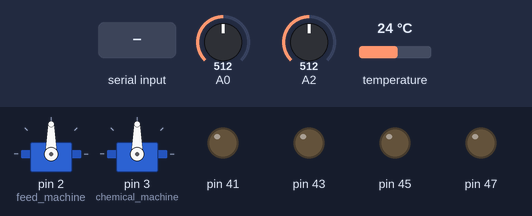
Bench run of a sketch on a simulated Arduino Mega 2560, built with avr-gcc and run on an emulated ATmega2560. Shown: 2 × servo, output pins drawn as LEDs (lit = HIGH). The test bench sets the inputs (shaded band); at power-on: A2 = 512, A0 = 512, temperature 24 °C.

Above: at 1.2 s.
1.3 s: A2 set to 427
3.7 s: A2 set to 399
At 5.7 s:
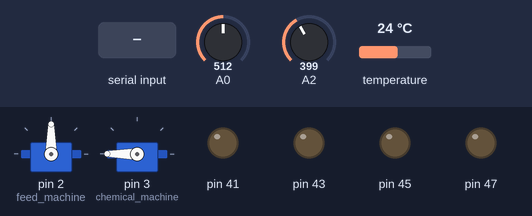
16.5 s: "LF\n" received over the second serial link
At 17.8 s:
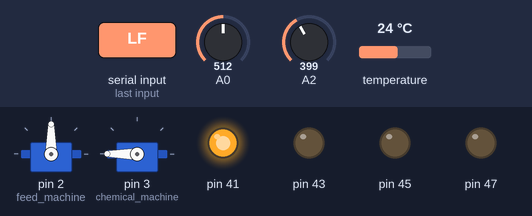
26.5 s: "LB\n" received over the second serial link
At 27.8 s:
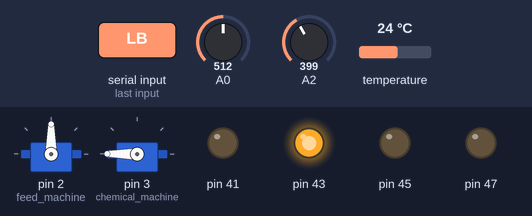
36.5 s: "RB\n" received over the second serial link
At 37.8 s:
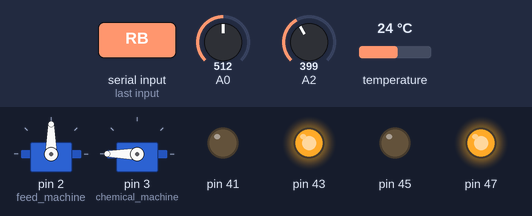
46.5 s: "LF\n" received over the second serial link
At 47.8 s:
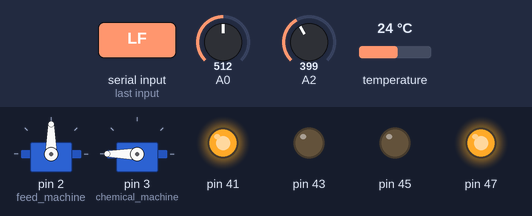
Timing chart, 0 to 56.5 s (numbered marks = the images above; inputs shaded):
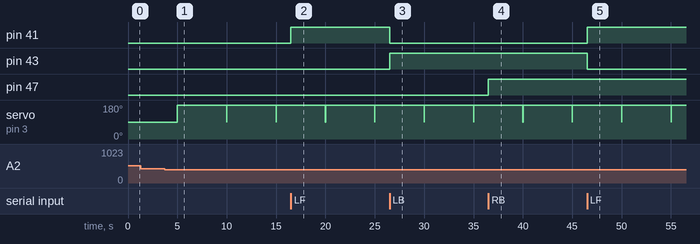

The sketch:

main.ino
```cpp
#include "heat_resistor.h"
#include "motors.h"
#include "tds.h"
#include "timer.h"
#include "uarttransfer.h"
#include "bt_contorl.h"
#include "supply.h"
#include "phMeter.h"
#include <SoftwareSerial.h>
#include <ArduinoJson.h>
DualMotor engine(41,43,45,47);
TdsSensor tds1(A0);
Timer timer;
// BTcontorl contorl1(/*TX = */18, /*RX = */19);
BTcontorl2 contorl1(115200);
// HRmod waterTemp(A1);
supply2 feed_machine;
supply2 chemical_machine;
PhMeter phmeter(A2);
DS18B20 heat_sen(A3);

double trigger_ph = 7.0;
void setup(){
    Serial.begin(115200);
    // engine.enable_EN(39, 49);
    // feed_machine.enable_EN(26);
    feed_machine.set_supply_interval(2*60*60*1000);
    // chemical_machine.enable_EN(36);
    timer.add(transfer_data,/*delayTime = */ 200);
    feed_machine.attach(2);
    chemical_machine.attach(3);
    engine.stop();
}
void loop(){
    phmeter.start_service();
    feed_machine.start_service();
    chemical_machine.start_service();
    check_ph();
    heat_sen.start_service();
    timer.execute();
    engine.move();
    if(contorl1.receive()){
        handle_command(contorl1.getstr());
    }
    delay(1);
}
void transfer_data(){
    DynamicJsonDocument values(200);
    values["tds"] = tds1.value();
    values["temp"] = heat_sen.value();
    values["ph"] = phmeter.val();

    String values_o;
    serializeJson(values, values_o);
    contorl1.send(values_o);
    // Serial.println(values_o);
}
void handle_command(String inp){
    // Serial.println(inp);
    if(inp=="LF"){
        engine.set_left_speed(1);
    }
    if(inp=="LS"){
        engine.set_left_speed(0);
    }
    if(inp=="LB"){
        engine.set_left_speed(-1);
    }
    if(inp=="RF"){
        engine.set_right_speed(1);
    }
    if(inp=="RS"){
        engine.set_right_speed(0);
    }
    if(inp=="RB"){
        engine.set_right_speed(-1);
    }
    if(inp=="FeedOn"){
        feed_machine.toggle_supply();
    }
    if(inp=="FeedOff"){
        feed_machine.stop_supply();
    }
    if(inp=="ChemOn"){
        chemical_machine.toggle_supply();
    }
    if(inp=="ChemOff"){
        chemical_machine.stop_supply();
    }
    if(inp.indexOf("Spd")!=-1){
        String s;
        int l = inp.length();
        for(int a=3;a<l;a++){
            s += inp[a];
        }
        double s2 = (double)(s.toInt())/(double)100;
        engine.set_speed(s2);
    }
    if(inp.indexOf("phTri")!=-1){
        String s;
        int l = inp.length();
        for(int a=5; a<l;a++){
            s += inp[a];
        }
        double s2 = (double)(s.toInt())/(double)100;
        trigger_ph = s2;
    }
}
void check_ph(){
    double ph = phmeter.val();
    if(ph < trigger_ph && chemical_machine.check_supplying() == false){
        chemical_machine.toggle_supply(5000);
    }
}

/*13th commit*/
```

bt_contorl.h
```cpp
#ifndef BT_CONTORL_FS5438
#define BT_CONTORL_FS5438 1
#include <SoftwareSerial.h>
void filter_str(String&);
class BTcontorl: public SoftwareSerial{
    private:
        int txPin;
        int rxPin;
        String receive_buffer;
    public:
        BTcontorl(const int txp, const int rxp, unsigned long baudRate = 115200):
            SoftwareSerial(rxp, txp)
        {
            begin(baudRate);
            txPin = txp;
            rxPin = rxp;
        }
        bool receive(){
            if(this->available()){
                Serial.println("Receiving...");
                receive_buffer = "";
                while (available()){
                    char t = read();
                    while(t != '\n'&& t != '\0'){
                        receive_buffer += t;
                        t = read();
                        delay(1);
                    }
                }
                return true;
            }else{
                return false;
            }
        }
        void send(String inp){
            println(inp);
        }
        String getstr(){
            return receive_buffer;
        }
};
class BTcontorl2{
    private:
        String receive_buffer;
    public:
        BTcontorl2(unsigned long baudRate){
            Serial1.begin(baudRate);
        }
        bool receive(){
            if(Serial1.available()){
                receive_buffer = "";
                if (Serial1.available()){
                    char t = Serial1.read();
                    while(t != '\n'&& t != '\0'){
                        if(t >= 33 && t <= 126){
                            receive_buffer += t;
                        }
                        t = Serial1.read();
                        // delay(10);
                    }
                }
                // receive_buffer = Serial1.readString();
                filter_str(receive_buffer);
                return true;
            }else{
                return false;
            }
        }
        void send(String &inp){
            Serial1.println(inp.c_str());
        }
        String getstr(){
            return receive_buffer;
        }
};
void filter_str(String &inp){
    String out;
    int l = inp.length();
    for(int a=0; a<l;a++){
        if(inp[a]>=32 && inp[a]<=126){
            out += inp[a];
        }
    }
    inp = out;
}
#endif
```

heat_resistor.h
```cpp
#ifndef HEAT_RESISTOR_FJ3842
#define HEAT_RESISTOR_FJ3842 1
//注意：此程式只適用於一台Arduino連接一個DS18B20的狀況
#include <OneWire.h>
#include <DallasTemperature.h>
class HRmod{
    private:
        int recv_pin;
        int BETA = 3950;
        int max_val = 1023;
    public:
        HRmod(const int rpin,int mv = -1){
            recv_pin = rpin;
            pinMode(rpin,INPUT);
            if(mv!=-1){
                set_max_val(mv);
            }
        }
        void set_beta(int inp){
            BETA = inp;
            return;
        }
        void set_max_val(int inp){
            max_val = inp;
            return;
        }
        double value(){
            int analogValue = analogRead(recv_pin);
            analogValue = map(analogValue, 0, max_val, 0, 1023);
            double celsius = 1 / (log(1 / (1023. / analogValue - 1)) / BETA + 1.0 / 298.15) - 273.15;
            return celsius;
        }
};

#include<OneWire.h>
#include <DallasTemperature.h>
class DS18B20{
    private:
        OneWire onewire;
        DallasTemperature sensor;
        int sensorPin;
        double val;
        int measure_interval = 5000; // miliseconds
        unsigned long timenow = millis();
    public:
        DS18B20(const int p){
            sensorPin = p;
            onewire.begin(p);
            sensor.setOneWire(&onewire);
            sensor.begin();
        }
        void begin(){
            sensor.begin();
        }
        double measure_value(){
            sensor.requestTemperatures();
            double out = sensor.getTempCByIndex(0);
            return out;
        }
        double value(){
            return val;
        }
        void start_service(){
            if(millis() - timenow >= measure_interval){
                timenow = millis();
                val = measure_value();
            }
        }
};
#endif
```

motors.h
```cpp
#ifndef MOTORS_GH2842
#define MOTORS_GH2842 1
#include<math.h>

class Motor{
    protected:
        int pin1;
        int pin2;
        int ENpin;
        bool haveEN = false;

        double pid = 1;
        double speed = 0;
        int analog_max = 1023;
    public:
        void init(const int p1, const int p2){
            pin1 = p1;
            pin2 = p2;
            pinMode(p1, OUTPUT);
            pinMode(p2, OUTPUT);
            return;
        }
        void enable_EN(const int enp){
            ENpin = enp;
            pinMode(enp, OUTPUT);
            haveEN = true;
            return;
        }
        void motor_turn(){
            static int s_before = -1;
            int s_in = analog_max*speed*pid;
            int s2;
            if(haveEN){
                analogWrite(ENpin, abs(s_in));
                s2 = analog_max;
            }else{
                s2 = abs(s_in);
            }
            if(s_in > 0){
                analogWrite(pin1, s2);
                analogWrite(pin2, 0);
            }else{
                analogWrite(pin1, 0);
                analogWrite(pin2, s2);
            }
        }
        void set_analog_max(int in){
            analog_max = in;
            return;
        }
        void set_speed(double inp){
            speed = inp;
            return;
        }
        void set_pid(double in){
            pid = in;
            return;
        }
        void stop(){
            speed = 0;
            analogWrite(pin1, 0);
            analogWrite(pin2, 0);

            if(haveEN){
                analogWrite(ENpin, 0);
            }
            return;
        }
};
class DualMotor{
    protected:
        double speed = 0.5;
        double leftspeed = 0;
        double rightspeed = 0;

        Motor mL;
        Motor mR;

        int fb = 1;
    public:
        DualMotor(const int l1,const int l2,const int r1,const int r2){
            mL.init(l1, l2);
            mR.init(r1, r2);
        }
        void enable_EN(const int enl,const int enr){
            mL.enable_EN(enl);
            mR.enable_EN(enr);
        }
        void move(){
            mL.set_speed(leftspeed*speed);
            mR.set_speed(rightspeed*speed);
            // Serial.print("L");
            mL.motor_turn();
            // Serial.print("R");
            mR.motor_turn();
        }
        void turn_deg(double deg_in){//0 is forward, clockwise
            int fb2 = fb;
            if(fb2 == 0){
                fb2 = 1;
            }
            if(deg_in<=180&&deg_in>=0){ //right
                leftspeed = fb2*1;
                rightspeed = fb2*sin(deg_in+90);
            }else if(deg_in<=0&&deg_in>=-180){ //left
                leftspeed = fb2*sin(deg_in+90);
                rightspeed = fb2*1;
            }
            return;
        }
        void set_analog_max(int inp){
            mL.set_analog_max(inp);
            mR.set_analog_max(inp);
            return;
        }
        void set_speed(double inp){
            speed = inp;
        }
        void set_left_speed(double inp){
            leftspeed = inp;
        }
        void set_right_speed(double inp){
            rightspeed = inp;
        }
        void set_pid(double inp){
            if(abs(inp-1.0)<=0.0001){
                mL.set_pid(1);
                mR.set_pid(1);
            }else if(inp>1.0){
                double pid_after = double(1.0/inp);
                mL.set_pid(pid_after);
                mR.set_pid(1);
            }else{
                mL.set_pid(1);
                mR.set_pid(inp);
            }
            return;
        }
        void stop(){
            mL.stop();
            mR.stop();
            leftspeed = 0;
            rightspeed= 0;
            fb = 0;
            return;
        }
        void back(){
            leftspeed = -1;
            rightspeed = -1;
            fb = -1;
            return;
        }
        void forward(){
            leftspeed = 1;
            rightspeed = 1;
            fb = 1;
            return;
        }
        int get_FB_state(){
            return fb;
        }
};
#endif
```

phMeter.h
```cpp
#ifndef PH_METER_DS3245
#define PH_METER_DS3245 1
class PhMeter{
    private:
        int sensorPin;
        double offset = 0.00;
        int sample_num = 40;
        int now_sample_num = 0;
        double pHvalue = 7.0;
        int *val_arr = nullptr;

        int get_val_delay = 20;
        int get_val_nowtime = millis();
    public:
        PhMeter(const int pin){
            // pinMode(pin, INPUT);
            val_arr = new int[sample_num];
            sensorPin = pin;
            return;
        }
        ~PhMeter(){
            delete[] val_arr;
        }
        void start_service();
        double val(){
            return pHvalue;
        }
        double avergearray(int*, int);
};

void PhMeter::start_service(){
    if(millis()-get_val_nowtime >= get_val_delay){
        // Record value
        val_arr[now_sample_num++] = analogRead(sensorPin);
        if(now_sample_num==sample_num){
            double vol = avergearray(val_arr, sample_num) * 5.0 / 1024.0;
            pHvalue =  3.5 * vol + offset;
            now_sample_num = 0;
        }
        get_val_nowtime = millis();
    }
}

double PhMeter::avergearray(int* arr, int number){
    /*Need reference of this section of code (function)*/
    int i;
    int max,min;
    double avg;
    long amount=0;
    if(number<=0){
        Serial.println("Error number for the array to averaging!/n");
        return 0;
    }
    if(number<5){   //less than 5, calculated directly statistics
        for(i=0;i<number;i++){
            amount+=arr[i];
        }
        avg = amount/number;
        return avg;
    }
    else{
        if(arr[0]<arr[1]){
            min = arr[0];max=arr[1];
        }
        else{
            min=arr[1];max=arr[0];
        }
        for(i=2;i<number;i++){
            if(arr[i]<min){
                amount+=min;        //arr<min
                min=arr[i];
            }
            else{
                if(arr[i]>max){
                    amount+=max;    //arr>max
                    max=arr[i];
                }
                else{
                    amount+=arr[i]; //min<=arr<=max
                }
            }//if
        }//for
        avg = (double)amount/(number-2);
    }//if
    return avg;
}
#endif
```

servo360.h
```cpp
#ifndef SERVO360_FDSH32819
#define SERVO360_FDSH32819 1
#include<Servo.h>
class Servo360: public Servo{
    protected:
        int servoPin;
        int roundtime = 550;

        int write_spd = 90;
        int nowtime = millis();
        int turn_delay_time = 0;

        int pause_delay = 30;
        bool pause = false;
    public:
        virtual void start_service(){
            write(write_spd);
            if(millis() - nowtime >= turn_delay_time){
                turn_delay_time = 0;
                write_spd = 90;
            }
        }
        void set_round_time(int inp){
            roundtime = inp;
            return;
        }
        void turn30(int dir){
            int turn_time = roundtime * (double(abs(30)) / double(360));
            if(dir){
                write_spd = 180;
            }else{
                write_spd = 90;
            }
            turn_delay_time = turn_time;
        }
        void turndeg(int deg){
            bool r_c = (deg >= 0);
            turn_delay_time = roundtime * (double(abs(deg)) / double(360));
            if(r_c){
                write_spd = 180;
            }else{
                write_spd = 0;
            }
            return;
        }

};
#endif
```

supply.h
```cpp
#ifndef SUPPLY_AS1203
#define SUPPLY_AS1203 1
#include "motors.h"
#include "servo360.h"
class Supply: public Motor{
    private:
        int supply_delay = 1000;
        unsigned long supply_interval = -1;
        int nowtime = millis();
        int nowtime_s = millis();
        bool supplying = false;
    public:
        Supply(const int p1, const int p2){
            init(p1, p2);
        }
        void start_service(){
            motor_turn();
            if(supplying){
                set_speed(1);
                if(millis() - nowtime_s >= supply_delay){
                    supplying = false;
                    stop();
                }
            }else{
                if(millis() - nowtime >= supply_interval && supply_interval != -1){
                    supply(true);
                }
            }
        }
        void set_supply_delay(int dt){
            supply_delay = dt;
            return;
        }
        void set_supply_interval(int it){
            supply_interval = it;
            return;
        }
        void supply(bool reset = false){
            nowtime_s = millis();
            supplying = true;
            if(reset){
                nowtime = millis();
            }
        }

};

class supply2: public Servo360{
    private:
        int supply_delay = 1000;
        unsigned long supply_interval = -1;
        int nowtime = millis();
        int nowtime_s = millis();
        bool supplying = false;

        bool toggle = false;
        unsigned long toggle_time = 0;
        unsigned long toggle_delay = 0;
    public:
        void start_service() override{
            if(supplying){
                write(180);
                if(millis() - nowtime_s >= supply_delay && toggle == false){
                    supplying = false;
                }
            }else{
                if(millis() - nowtime >= supply_interval && supply_interval != -1){
                    supply(/*reset = */true);
                }
            }

            if(toggle){
                supplying = true;
                if(millis() - toggle_time >= toggle_delay && toggle_delay != 0){
                    stop_supply();
                }
            }
        }
        void set_supply_delay(int dt){
            supply_delay = dt;
            return;
        }
        void set_supply_interval(int it){
            supply_interval = it;
            return;
        }
        void supply(bool reset = false){
            nowtime_s = millis();
            supplying = true;
            if(reset){
                nowtime = millis();
            }
        }
        bool check_supplying(){
            return (supplying);
        }
        void toggle_supply(int timedelay = 0){
            toggle_delay = timedelay;
            toggle = true;
            toggle_time = millis();
        }
        void stop_supply(){
            toggle = false;
            supplying = false;
            write(90);
        }
};
#endif
```

Source omitted: tds.h (1087 bytes), timer.h (1641 bytes), uarttransfer.h (1034 bytes)

Measured:
- the behaviour switches between 410 and 409 on A2 (found by bisection; images 0 and 1)
- after the input at 1.3 s, every drawn part: stays the same
- after the input at 3.7 s, servo on pin 3 (chemical_machine): 90° → 180° after 1.3 s
- after the input at 16.5 s, pin 41: LOW → HIGH at once
- after the input at 26.5 s, pin 41: HIGH → LOW at once; pin 43: LOW → HIGH at once
- after the input at 36.5 s, pin 47: LOW → HIGH at once
- after the input at 46.5 s, pin 41: LOW → HIGH at once; pin 43: HIGH → LOW at once
